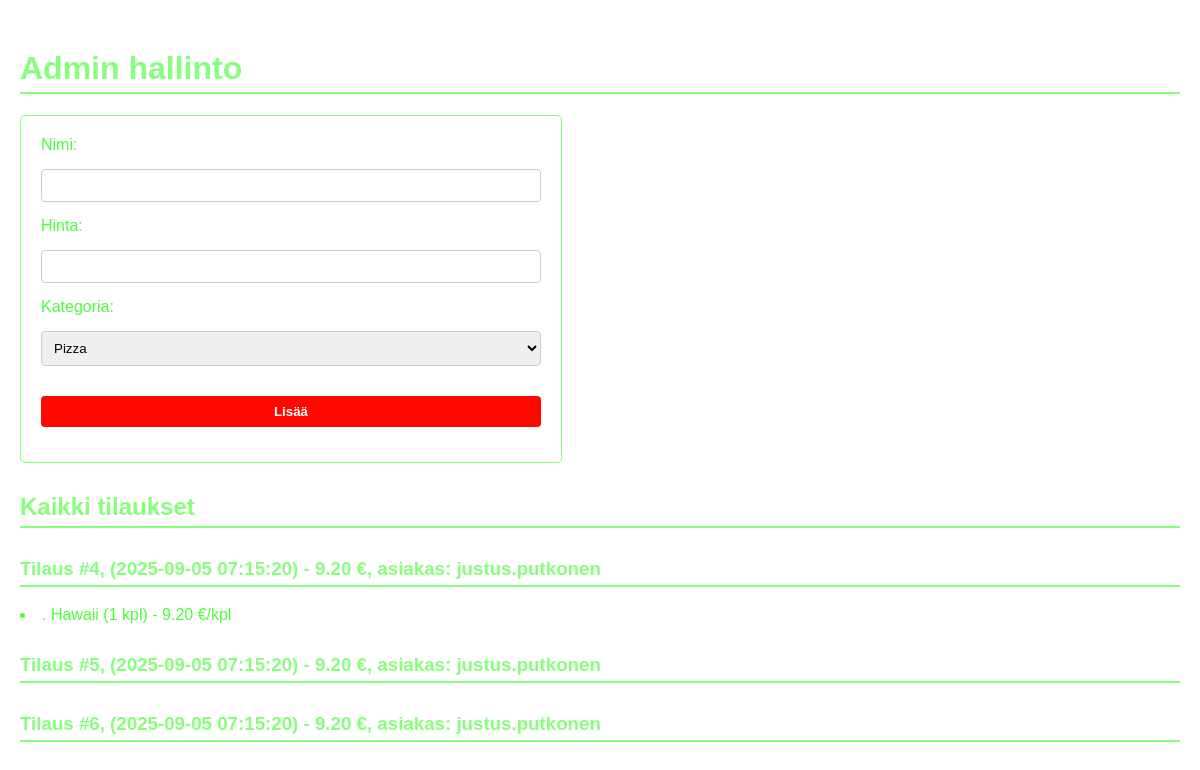
/adminpizza.php, run on the app's committed database.
### tables this page shows
CREATE TABLE `tilaukset` (
  `id` int(11) NOT NULL,
  `kayttaja_id` int(11) DEFAULT NULL,
  `yhteensa` decimal(5,2) DEFAULT NULL,
  `luotu` timestamp NOT NULL DEFAULT current_timestamp()
);

CREATE TABLE `kayttajat` (
  `id` int(11) NOT NULL,
  `kayttajatunnus` varchar(50) DEFAULT NULL,
  `salasana` varchar(255) DEFAULT NULL,
  `rooli` enum('asiakas','työntekijä') DEFAULT NULL
);

CREATE TABLE `tilausrivit` (
  `id` int(11) NOT NULL,
  `tilaus_id` int(11) DEFAULT NULL,
  `tuote_id` int(11) DEFAULT NULL,
  `maara` int(11) DEFAULT NULL,
  `hinta` decimal(5,2) DEFAULT NULL
);

CREATE TABLE `tuotteet` (
  `id` int(11) NOT NULL,
  `nimi` varchar(100) DEFAULT NULL,
  `hinta` decimal(5,2) DEFAULT NULL,
  `kuva_url` varchar(255) DEFAULT NULL,
  `kategoria_id` int(11) DEFAULT NULL
);

### adminpizza.php (the view, shortened to what this page needs)
<?php
include "DB1.php";
$kategoriat = $conn->query("SELECT * FROM kategoriat");
$tilaukset = $conn->query("SELECT t.id, t.yhteensa, t.luotu, k.kayttajatunnus
                           FROM tilaukset t
                           JOIN kayttajat k ON t.kayttaja_id = k.id
                           ORDER BY t.luotu DESC");
?>
<!DOCTYPE html>
<html lang="en">
<head>
    <link rel="stylesheet" href="tyylipizza.css">
</head>
<body>
    <h1>Admin hallinto</h1>
    <form method="post">
  Nimi: <input type="text" name="name" required>
  Hinta: <input type="number" step="0.01" name="price" required>
  Kategoria:
  <select name="category_id">
    <?php while ($k = $kategoriat->fetch_assoc()):  ?>
      <option value="<?= $k['id'] ?>"><?= $k['nimi'] ?></option>
    <?php endwhile; ?>
  </select>
  <button type="submit" name="add">Lisää</button>
</form>
<h2>Kaikki tilaukset</h2>
<?php while ($t = $tilaukset->fetch_assoc()):  ?>
  <h3>Tilaus #<?= $t['id'] ?>, (<?= $t['luotu'] ?>) - <?= number_format($t['yhteensa'], 2) ?> €, asiakas: <?= $t['kayttajatunnus'] ?></h3>
<?php
$rivit = $conn->query("SELECT tr.maara, tr.hinta, tu.nimi
  FROM tilausrivit tr
  JOIN tuotteet tu ON tr.tuote_id = tu.id
  WHERE tr.tilaus_id = {$t['id']}");
while ($r = $rivit->fetch_assoc()) {
  echo "<li>. {$r['nimi']} ({$r['maara']} kpl) - " . number_format($r['hinta'], 2) . " €/kpl</li>";
}
?>
<?php endwhile; ?>
</body>
</html>

### tyylipizza.css (style rules this page uses)
body { font-family: Arial, sans-serif; background-image: url("https://upload.wikimedia.org/wikipedia/commons/thumb/d/d3/Supreme_pizza.jpg/1200px-Supreme_pizza.jpg"); background-repeat: no-repeat; background-size: cover; min-height: 100vh; margin: 0; padding: 20px; color: #15ff00c5; }
h1, h2, h3 { color: #15ff0083; border-bottom: 2px solid #15ff0083; padding-bottom: 5px; margin-top: 30px; }
form { padding: 20px; margin-bottom: 30px; border: 1px solid #15ff0083 ; border-radius: 5px; max-width: 500px; }
input[type="text"], input[type="number"], input[type= "date"], select, button { width: 100%; padding: 8px; margin-top: 15px; margin-bottom: 15px; border: 1px solid #ccc; border-radius: 4px; box-sizing: border-box; }
button { background-color: #ff0800; color: white; border: none; cursor: pointer; font-weight: bold; }

### data on the page
tilaukset: id "4", luotu "2025-09-05 07:15:20", yhteensa "9.20", kayttaja.kayttajatunnus "justus.putkonen"
tilausrivit: tuotteet.nimi "Hawaii", maara "1", hinta "9.20"
tilaukset: id "5", luotu "2025-09-05 07:15:20", yhteensa "9.20", kayttaja.kayttajatunnus "justus.putkonen"
tilaukset: id "6", luotu "2025-09-05 07:15:20", yhteensa "9.20", kayttaja.kayttajatunnus "justus.putkonen"

### other printed values
form field category_id "Pizza"
